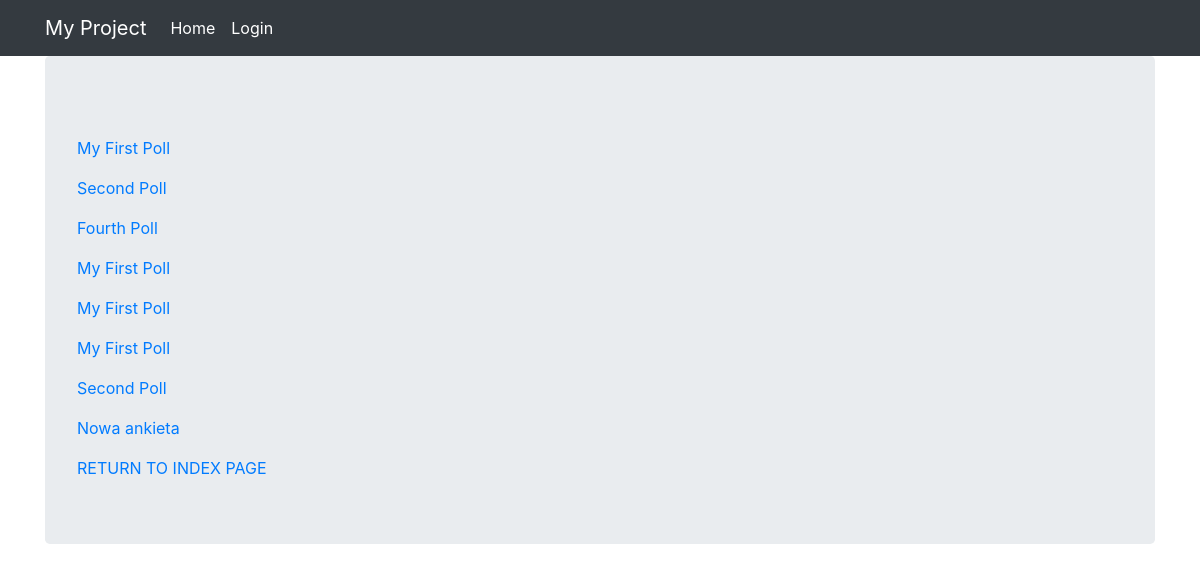
Before: /polls/polls-class-view/ with the older database file.
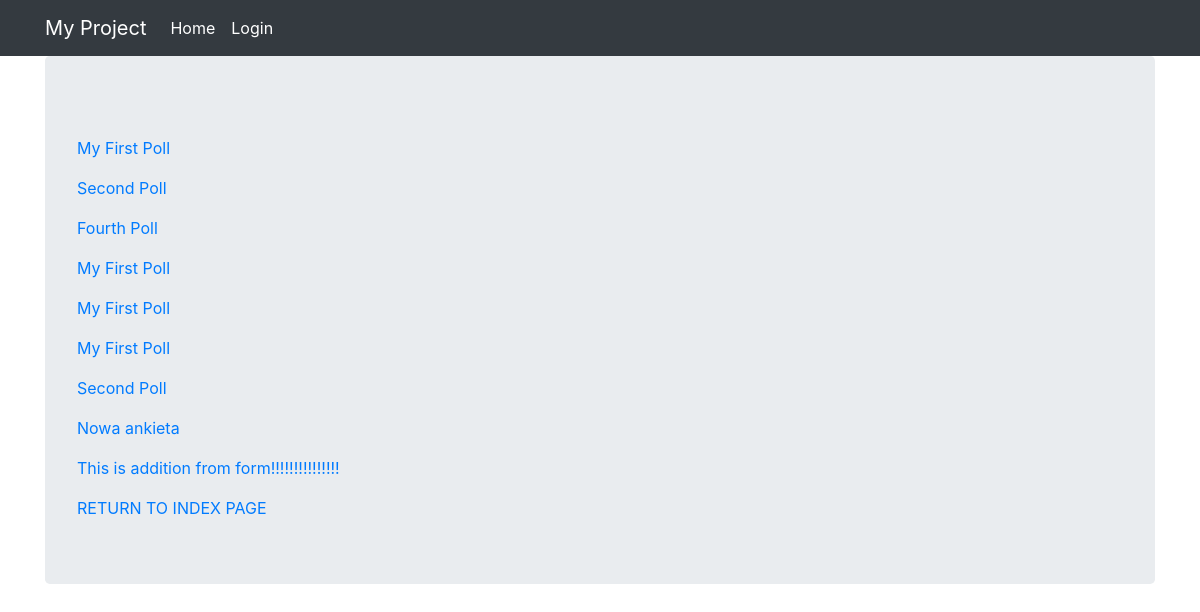
After: the same page with the newer database file.
### polls/models.py (models this page shows)
class Poll(models.Model):
    name = models.CharField(max_length=128)
    def __str__(self):
        return f"{self.name}"

### polls/views_class.py (the view)
class PollView(View):
    def get(self, request):
        return render(
            request,
            template_name="polls/polls.html",
            context={"polls": Poll.objects.all()}
        )

### polls/templates/polls/polls.html
{% extends "base.html" %}
{% block content %}
    {% for p in polls %}
        <p><a href="{% url 'polls_class_views:polls-detail-view' pk=p.pk %}">{{ p }}</a></p>
    {% endfor %}
    <a href="{% url 'polls_views:index' %}">RETURN TO INDEX PAGE</a>
{% endblock %}

Changed rows visible on the page:
added Poll: name "This is addition from form!!!!!!!!!!!!!!!"
